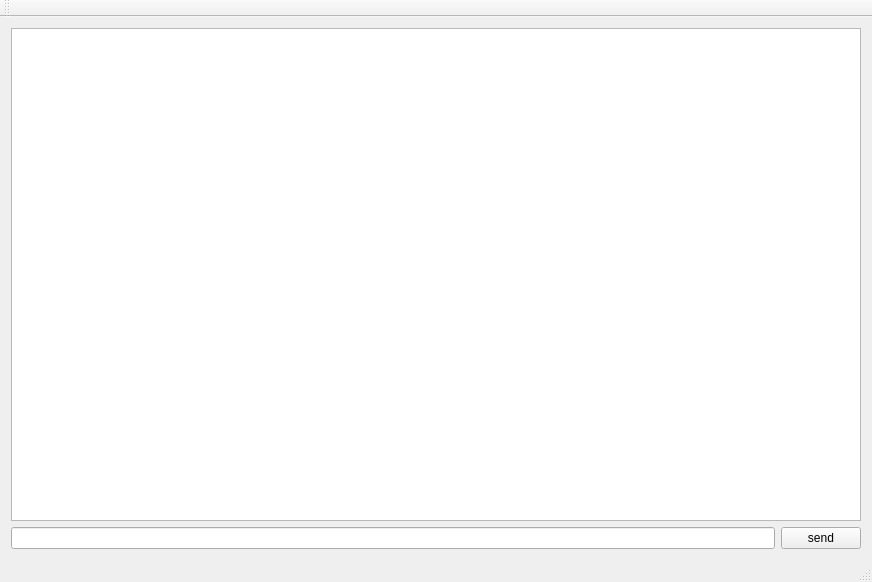
<?xml version="1.0" encoding="UTF-8"?>
<ui version="4.0">
 <class>chatAppClass</class>
 <widget class="QMainWindow" name="chatAppClass">
  <property name="geometry">
   <rect>
    <x>0</x>
    <y>0</y>
    <width>872</width>
    <height>582</height>
   </rect>
  </property>
  <property name="windowTitle">
   <string>chatApp</string>
  </property>
  <widget class="QWidget" name="centralWidget">
   <layout class="QVBoxLayout" name="verticalLayout">
    <item>
     <widget class="QListWidget" name="allMessagesList"/>
    </item>
    <item>
     <layout class="QHBoxLayout" name="horizontalLayout">
      <item>
       <widget class="QLineEdit" name="messageInput"/>
      </item>
      <item>
       <widget class="QPushButton" name="sendButton">
        <property name="text">
         <string>send</string>
        </property>
       </widget>
      </item>
     </layout>
    </item>
   </layout>
  </widget>
  <widget class="QMenuBar" name="menuBar">
   <property name="geometry">
    <rect>
     <x>0</x>
     <y>0</y>
     <width>872</width>
     <height>22</height>
    </rect>
   </property>
  </widget>
  <widget class="QToolBar" name="mainToolBar">
   <attribute name="toolBarArea">
    <enum>TopToolBarArea</enum>
   </attribute>
   <attribute name="toolBarBreak">
    <bool>false</bool>
   </attribute>
  </widget>
  <widget class="QStatusBar" name="statusBar"/>
 </widget>
 <layoutdefault spacing="6" margin="11"/>
 <resources>
  <include location="chatApp.qrc"/>
 </resources>
 <connections/>
</ui>
